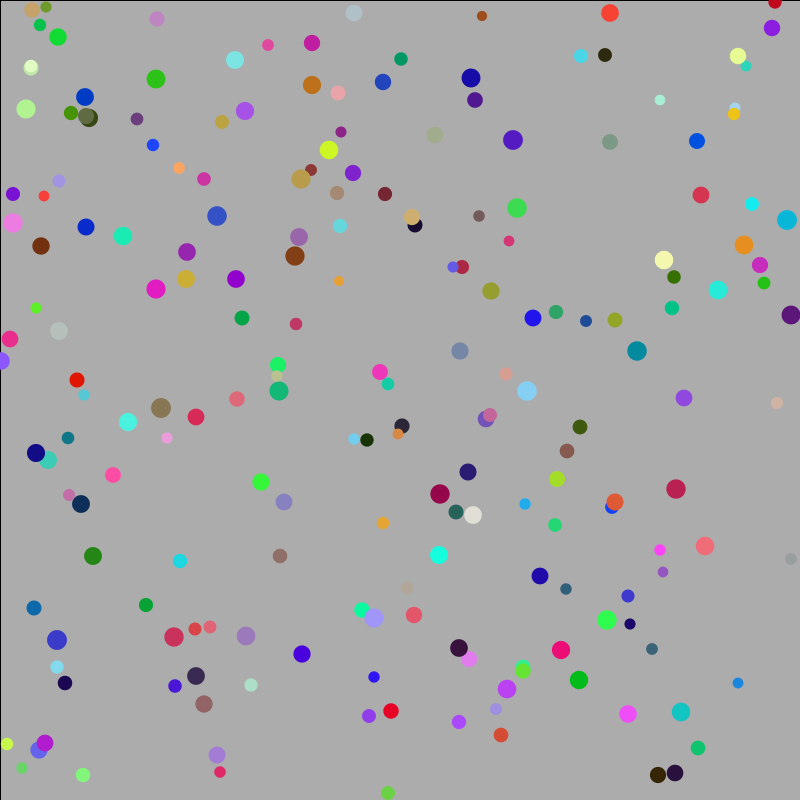
Frame 1 (no input)
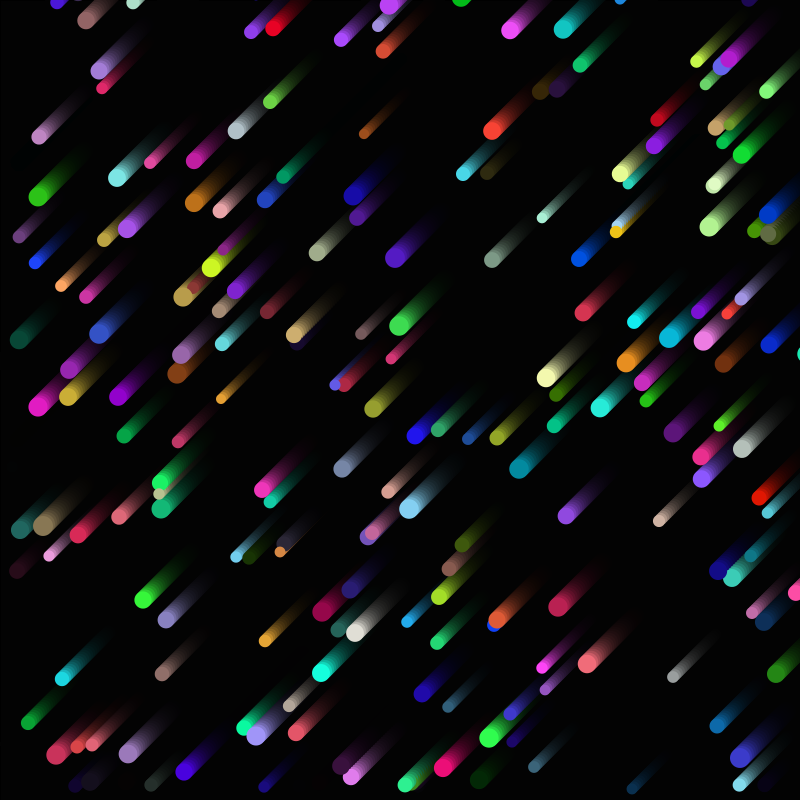
Frame 60 (the mouse pressed at the canvas centre just before this capture)
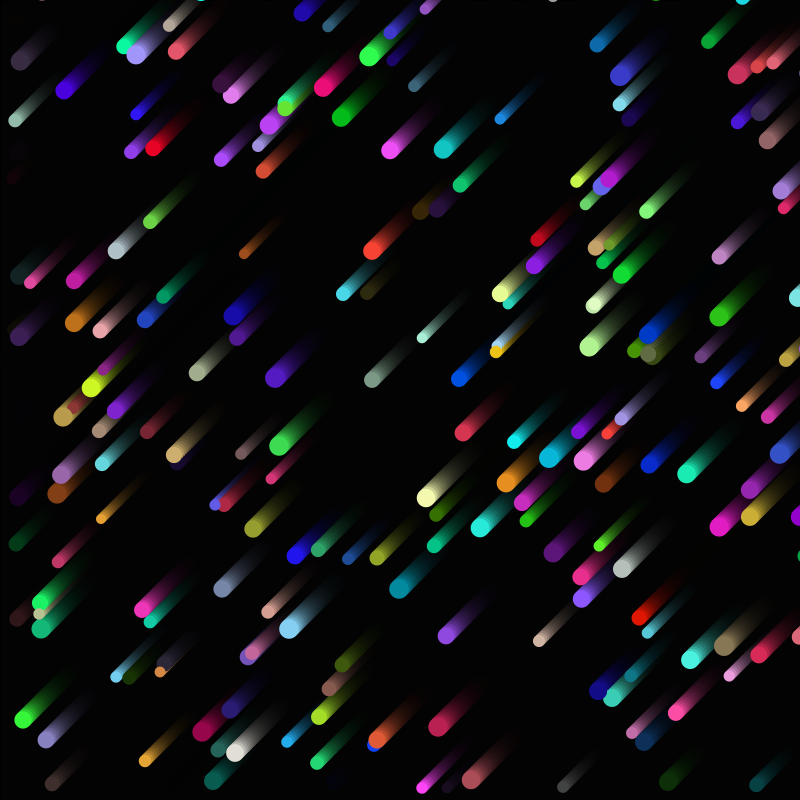
Frame 120 (the mouse held since frame 60 and released just before this capture)

The Processing sketch that drew these frames (run headless with seeded random() and noise(); from frame 60 on, the mouse is pressed at the canvas centre):

// Processing sketch: processing_46126
// ── processing_46126.pde

Agent[] a;
int controls = 200;
void setup()
{ size(800,800);
smooth();
a = new Agent[controls];
for( int i = 0; i < controls; i++)
{ a[i] = new Agent();
a[i].X = round(random(width - a[i].r));
a[i].Y = round(random(height - a[i].r));
a[i].r = random(10, 20);
a[i].speedx = round(random(-2, -4));
a[i].speedy = (a[i].speedx * -1);
a[i].f = round(random(255));
a[i].f2 = round(random(255));
a[i].f3 = round(random(255));
}
}
void draw()
{ fill(0, 40);
rect(0, 0, width, height);
noStroke();
for( int i = 0; i < controls; i++)
{ a[i].show();
a[i].run();
}
}
class Agent
{ float X, Y;
float r;
int speedx, speedy;
int f, f2, f3;
void show()
{ fill(f, f2, f3);
ellipse(X, Y, r, r);
}
void run()
{ X += speedx;
Y += speedy;
if (X - r < 0) X = width + r;
if (Y + r > height) Y = 0 - r;
}
}
